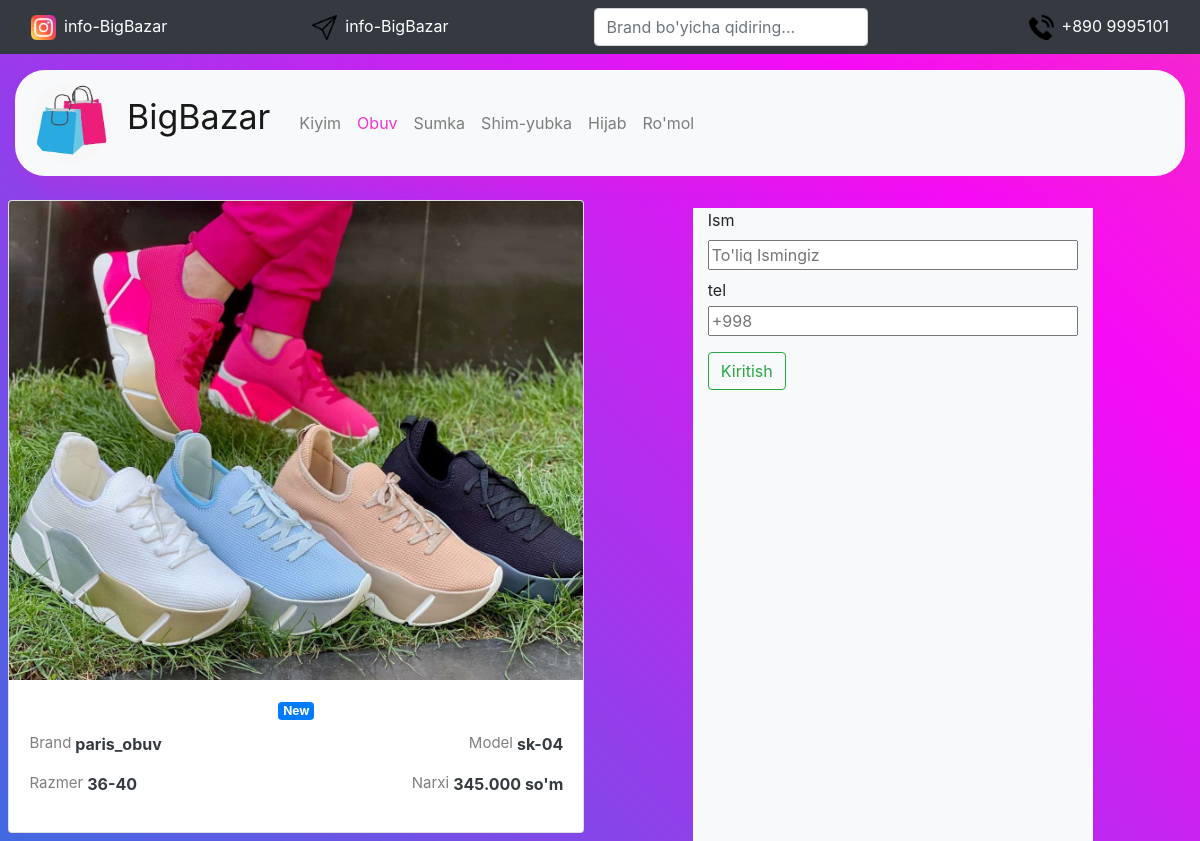
/shoe/16, run on the app's committed database.
### ecom/models.py (models this page shows)
class Shoe(models.Model):
    class Meta:
        db_table = "Shoe"
    category = models.CharField(max_length=45, default='Shoe')
    brand = models.CharField(max_length=15, null=False, blank=True)
    model = models.CharField(max_length=15, blank=True)
    razmer = models.CharField(max_length=10, blank=True)
    price = models.CharField(max_length=15, blank=True)
    image = models.ImageField(upload_to=getpath)

### ecom/views.py (the view)
# urls.py: path('shoe/<int:pk>', sh_detail, name="sh-detail"),
def sh_detail(request, pk):
    shoe = Shoe.objects.get(pk=pk)
    content = {"shoe": shoe}
    if request.POST:
        order(request, product=shoe, )
        return render(request, "sh-detail.html", content)
    return render(request, "sh-detail.html", content)

### ecom/templates/sh-detail.html (shortened to what this page needs)
{% load static %}
<!DOCTYPE html>
<html lang="en">
<head>
    <link rel="stylesheet" href="{% static 'css/decs.css' %}">
    <link rel="stylesheet" href="{% static 'bootcss/bootstrap.css' %}">
</head>
<body id="body">
<nav class="navbar navbar-dark bg-dark">
  <div class="container-fluid">
      <a href="https://www.instagram.com/bigbazaar.uz/?hl=en" class="flex-parent text-dark ">
        <div class=""><img id="insta" class="" src="{% static 'images/instagram.png' %}" alt="image"></div>
        <div class="ml-2 text-white">info-BigBazar</div>
    </a>
    <a href="https://t.me/Mansuroffakhad" class="flex-parent text-dark">
        <div class=""><img id="insta" class="" src="{% static 'images/send.png' %}" alt="image"></div>
        <div class="ml-2 text-white">info-BigBazar</div>
      </a>
      <form class="d-flex input-group w-auto">
      <input
        type="search"
        class="form-control rounded"
        placeholder="Brand bo'yicha qidiring..."
        aria-label="Search"
        aria-describedby="search-addon"
      />
    </form>
      <div class="flex-parent ml-3">
        <div class=""><img id="insta" class="" src="{% static 'images/telephone-call.png' %}" alt="image"></div>
        <div class="ml-2 text-white">+890 9995101</div>
      </div>
  </div>
</nav>
<div class="container">
    <div id="navbar" style="border-radius: 30px" class="navbar navbar-expand-lg navbar-light bg-light mt-3">
        <a href="{% url 'home' %}" id="logo" class="navbar-brand">
            <div><img class="logo" src="{% static 'images/mylogo.jpg' %}" alt=""></div>
            <div class="logo_name mt-2 ml-3">BigBazar</div>
        </a>
        <div class="collapse navbar-collapse ml-5" id="menu">
            <ul class="navbar-nav justify-content-end">
                <li class="nav-item"><a href="{% url 'dress' %}" class="nav-link">Kiyim</a></li>
                <li class="nav-item"><a href="{% url 'shoe' %}" style="color: rgba(239, 32, 203, 0.9)" class="nav-link">Obuv</a></li>
                <li class="nav-item"><a href="{% url 'bag' %}" class="nav-link">Sumka</a></li>
                <li class="nav-item"><a href="{% url 'treasure' %}" class="nav-link">Shim-yubka</a></li>
                <li class="nav-item"><a href="{% url 'hijab' %}" class="nav-link">Hijab</a></li>
                <li class="nav-item"><a href="{% url 'romol' %}" class="nav-link">Ro'mol</a></li>
            </ul>
        </div>
    </div>
    <div class="row   align-content-md-start mt-3">
            <div class="card mb-2 mt-2" >
                <img class="card-img-top" src="{{ shoe.image.url }}" alt="Card image cap">
                <div class="card-body">
                    <h6 class="text-center"><span class="badge badge-primary">{{ shoe.category }}</span></h6>
                    <div class="flex-parent justify-content-between">
                <p style="font-size: 15px" class="text-black-50 flex-parent mt-1">
                    Brand <strong style="font-size: 16px" class="text-dark ml-1">{{shoe.brand}}</strong>
                </p>
                <p style="font-size: 15px" class="text-black-50 flex-parent mt-1">
                    Model <b style="font-size: 16px" class="text-dark ml-1">{{shoe.model}}</b>
                </p>
                </div>
                <div class="flex-parent justify-content-between">
                <p style="font-size: 15px" class="text-black-50 flex-parent ">
                    Razmer <strong style="font-size: 16px" class="text-dark ml-1">{{shoe.razmer}}</strong>
                </p>
                <p style="font-size: 15px" class="text-black-50 flex-parent ">
                    Narxi <b style="font-size: 16px" class="text-dark ml-1">{{shoe.price}}</b>
                </p>
                </div>
                </div>
            </div>
        <div class="col-md-4 offset-1 mr-2 bg-light mt-3">
        <form  action="" method="post">
        <label  for="name">Ism</label>
        <input required class="input-group" id="name" name="ism" placeholder="To'liq Ismingiz" type="text">
        <label class="mb-1 mt-2"  for="tel">tel</label>
        <input class="input-group" required  id="tel" name="telefon" type="text" placeholder="+998 ">
        <button class="btn btn-outline-success mt-3 mb-2"  type="submit">Kiritish</button>
    </form>
        </div>
    </div>
</div>
</body>
</html>

### static/css/decs.css (style rules this page uses)
#body { background-image: linear-gradient( 45deg, royalblue, #f60bf6, #f17c58, #27DBB1, #FFDC18, #FF3706); height: 100%; background-size: 600%, 100%; background-attachment: fixed; animation: gradient 16s linear infinite; animation-direction: alternate; margin: 0; }
.flex-parent { display: flex; color: white; }
#insta { width: 25px ; height: 25px; }
.container { width: 1600px; }
a { text-decoration: green; color: black; }
.d-flex { width: 40%; }
.logo { width: 80px; height: 80px; border-radius: 50%; }
.logo_name { font-size: 34px; }
#logo { display: flex; }
#navbar { box-shadow: 10px 10px 20px rgba(239, 32, 203, 0.2) }
.card { width: 23.5%; margin: 0 0.7%; }
@media (min-width: 776.1px) and (max-width: 1200px) { .card { width: 48%; } }
@media (min-width: 776.1px) and (max-width: 1200px) { #menu { margin-left: 5px !important; } }

### data on the page
Shoe: image (picture), category "New", brand "paris_obuv", model "sk-04", razmer "36-40", price "345.000 so'm"
